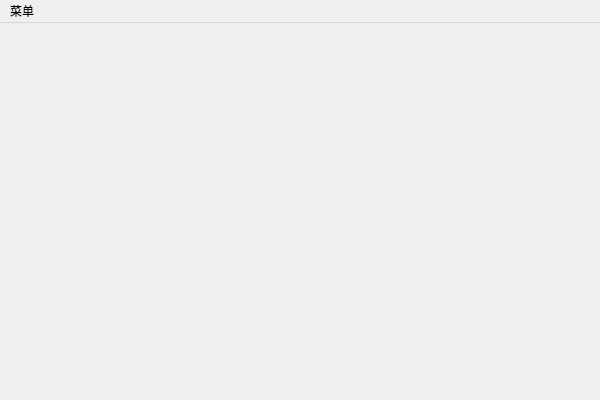
<?xml version="1.0" encoding="UTF-8"?>
<ui version="4.0">
 <class>QtExamplePlatFromClass</class>
 <widget class="QMainWindow" name="QtExamplePlatFromClass">
  <property name="geometry">
   <rect>
    <x>0</x>
    <y>0</y>
    <width>600</width>
    <height>400</height>
   </rect>
  </property>
  <property name="windowTitle">
   <string>QtExamplePlatFrom</string>
  </property>
  <widget class="QWidget" name="centralWidget">
   <layout class="QFormLayout" name="formLayout">
    <property name="horizontalSpacing">
     <number>0</number>
    </property>
    <property name="verticalSpacing">
     <number>0</number>
    </property>
    <property name="leftMargin">
     <number>0</number>
    </property>
    <property name="topMargin">
     <number>0</number>
    </property>
    <property name="rightMargin">
     <number>0</number>
    </property>
    <property name="bottomMargin">
     <number>0</number>
    </property>
   </layout>
  </widget>
  <widget class="QMenuBar" name="menuBar">
   <property name="geometry">
    <rect>
     <x>0</x>
     <y>0</y>
     <width>600</width>
     <height>22</height>
    </rect>
   </property>
   <widget class="QMenu" name="menu">
    <property name="title">
     <string>菜单</string>
    </property>
   </widget>
   <addaction name="menu"/>
  </widget>
 </widget>
 <layoutdefault spacing="6" margin="11"/>
 <resources/>
 <connections/>
</ui>
